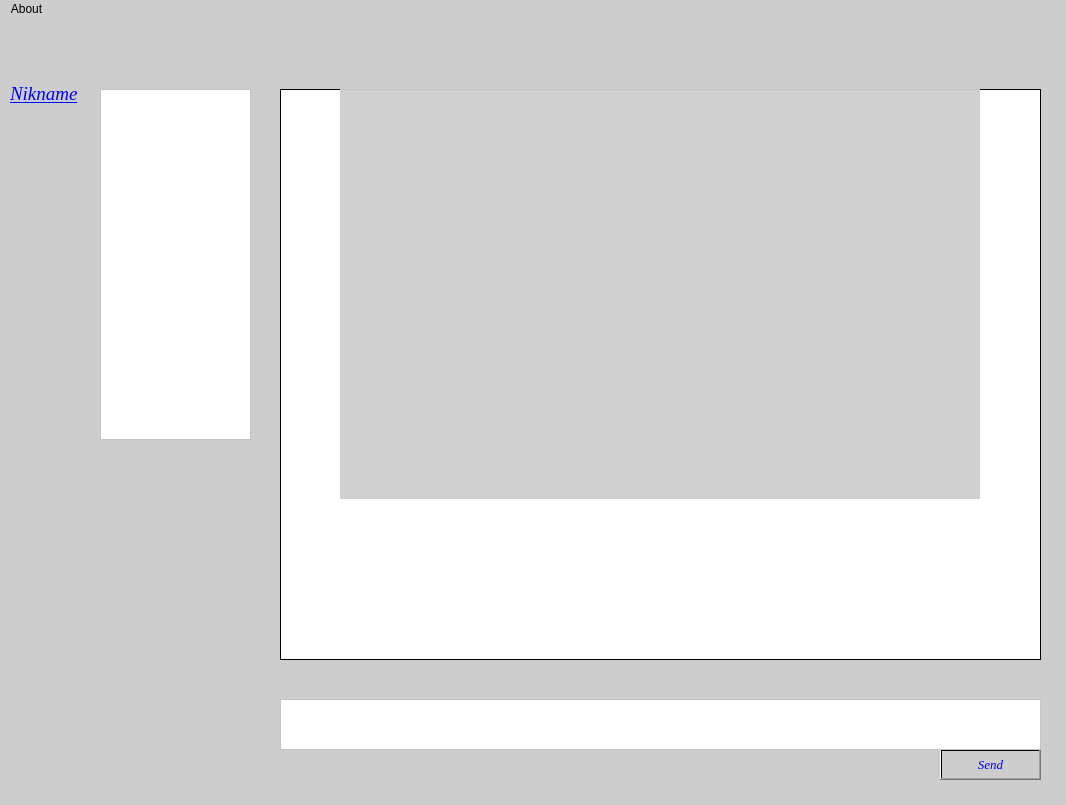
<?xml version="1.0" encoding="UTF-8"?>
<ui version="4.0">
 <class>MainWindow</class>
 <widget class="QMainWindow" name="MainWindow">
  <property name="geometry">
   <rect>
    <x>0</x>
    <y>0</y>
    <width>1066</width>
    <height>805</height>
   </rect>
  </property>
  <property name="minimumSize">
   <size>
    <width>1066</width>
    <height>805</height>
   </size>
  </property>
  <property name="font">
   <font>
    <weight>75</weight>
    <italic>true</italic>
    <bold>true</bold>
    <strikeout>false</strikeout>
   </font>
  </property>
  <property name="mouseTracking">
   <bool>false</bool>
  </property>
  <property name="focusPolicy">
   <enum>Qt::StrongFocus</enum>
  </property>
  <property name="windowTitle">
   <string>Chat</string>
  </property>
  <property name="autoFillBackground">
   <bool>false</bool>
  </property>
  <property name="styleSheet">
   <string notr="true">background-color: qlineargradient(spread:pad, x1:0, y1:0, x2:1, y2:0, stop:1 rgba(205, 205, 205, 241));</string>
  </property>
  <widget class="QWidget" name="centralwidget">
   <widget class="QPlainTextEdit" name="plainTextEdit">
    <property name="geometry">
     <rect>
      <x>280</x>
      <y>70</y>
      <width>761</width>
      <height>571</height>
     </rect>
    </property>
    <property name="font">
     <font>
      <family>Times New Roman</family>
      <pointsize>12</pointsize>
      <weight>75</weight>
      <italic>true</italic>
      <bold>true</bold>
     </font>
    </property>
    <property name="styleSheet">
     <string notr="true">background-color: qlineargradient(spread:pad, x1:0, y1:0, x2:1, y2:0, stop:0 rgba(255, 255, 255, 255), stop:1 rgba(255, 255, 255, 255));
border-color: qlineargradient(spread:pad, x1:0, y1:0, x2:1, y2:0, stop:0 rgba(122, 90, 239, 255), stop:1 rgba(255, 255, 255, 255));</string>
    </property>
    <property name="readOnly">
     <bool>true</bool>
    </property>
   </widget>
   <widget class="QPushButton" name="sendButton">
    <property name="geometry">
     <rect>
      <x>940</x>
      <y>730</y>
      <width>101</width>
      <height>31</height>
     </rect>
    </property>
    <property name="font">
     <font>
      <family>Times New Roman</family>
      <pointsize>10</pointsize>
      <weight>50</weight>
      <italic>true</italic>
      <bold>false</bold>
     </font>
    </property>
    <property name="autoFillBackground">
     <bool>false</bool>
    </property>
    <property name="styleSheet">
     <string notr="true">
color: rgb(0, 0, 255);
font: italic 10pt &quot;Times New Roman&quot;;</string>
    </property>
    <property name="text">
     <string>Send</string>
    </property>
   </widget>
   <widget class="QPlainTextEdit" name="plainTextForSend">
    <property name="geometry">
     <rect>
      <x>280</x>
      <y>680</y>
      <width>761</width>
      <height>51</height>
     </rect>
    </property>
    <property name="font">
     <font>
      <weight>50</weight>
      <italic>false</italic>
      <bold>false</bold>
     </font>
    </property>
    <property name="styleSheet">
     <string notr="true">background-color: rgb(255, 255, 255);
border-color: rgb(0, 0, 255);</string>
    </property>
   </widget>
   <widget class="QLabel" name="label">
    <property name="enabled">
     <bool>true</bool>
    </property>
    <property name="geometry">
     <rect>
      <x>340</x>
      <y>0</y>
      <width>640</width>
      <height>480</height>
     </rect>
    </property>
    <property name="autoFillBackground">
     <bool>false</bool>
    </property>
    <property name="text">
     <string/>
    </property>
    <property name="wordWrap">
     <bool>false</bool>
    </property>
   </widget>
   <widget class="QPushButton" name="videoButton">
    <property name="geometry">
     <rect>
      <x>860</x>
      <y>0</y>
      <width>41</width>
      <height>31</height>
     </rect>
    </property>
    <property name="text">
     <string/>
    </property>
    <property name="icon">
     <iconset>
      <selectedon>images/Play.png</selectedon>
     </iconset>
    </property>
    <property name="iconSize">
     <size>
      <width>30</width>
      <height>30</height>
     </size>
    </property>
    <property name="checkable">
     <bool>false</bool>
    </property>
    <property name="default">
     <bool>false</bool>
    </property>
    <property name="flat">
     <bool>true</bool>
    </property>
   </widget>
   <widget class="QPushButton" name="stopVideoButton">
    <property name="enabled">
     <bool>false</bool>
    </property>
    <property name="geometry">
     <rect>
      <x>940</x>
      <y>0</y>
      <width>41</width>
      <height>31</height>
     </rect>
    </property>
    <property name="text">
     <string/>
    </property>
    <property name="icon">
     <iconset>
      <selectedon>images/Stop.png</selectedon>
     </iconset>
    </property>
    <property name="iconSize">
     <size>
      <width>30</width>
      <height>30</height>
     </size>
    </property>
    <property name="flat">
     <bool>true</bool>
    </property>
   </widget>
   <widget class="QLabel" name="nameLabel">
    <property name="geometry">
     <rect>
      <x>10</x>
      <y>60</y>
      <width>131</width>
      <height>31</height>
     </rect>
    </property>
    <property name="font">
     <font>
      <family>Times New Roman</family>
      <pointsize>14</pointsize>
      <weight>75</weight>
      <italic>true</italic>
      <bold>true</bold>
     </font>
    </property>
    <property name="styleSheet">
     <string notr="true">color: rgb(0, 0, 255);</string>
    </property>
    <property name="text">
     <string>&lt;html&gt;&lt;head/&gt;&lt;body&gt;&lt;p&gt;&lt;span style=&quot; font-weight:400; text-decoration: underline;&quot;&gt;Nikname&lt;/span&gt;&lt;/p&gt;&lt;/body&gt;&lt;/html&gt;</string>
    </property>
   </widget>
   <widget class="QPushButton" name="audioButton">
    <property name="geometry">
     <rect>
      <x>900</x>
      <y>0</y>
      <width>41</width>
      <height>31</height>
     </rect>
    </property>
    <property name="text">
     <string/>
    </property>
    <property name="icon">
     <iconset>
      <normaloff>images/microphone.png</normaloff>images/microphone.png</iconset>
    </property>
    <property name="iconSize">
     <size>
      <width>30</width>
      <height>30</height>
     </size>
    </property>
    <property name="flat">
     <bool>true</bool>
    </property>
   </widget>
   <widget class="QListWidget" name="clientsList">
    <property name="geometry">
     <rect>
      <x>100</x>
      <y>70</y>
      <width>151</width>
      <height>351</height>
     </rect>
    </property>
    <property name="styleSheet">
     <string notr="true">background-color: rgb(255, 255, 255);</string>
    </property>
   </widget>
   <widget class="QPushButton" name="settingsButton">
    <property name="enabled">
     <bool>true</bool>
    </property>
    <property name="geometry">
     <rect>
      <x>1000</x>
      <y>0</y>
      <width>41</width>
      <height>31</height>
     </rect>
    </property>
    <property name="text">
     <string/>
    </property>
    <property name="icon">
     <iconset>
      <selectedon>images/Stop.png</selectedon>
     </iconset>
    </property>
    <property name="iconSize">
     <size>
      <width>30</width>
      <height>30</height>
     </size>
    </property>
    <property name="flat">
     <bool>true</bool>
    </property>
   </widget>
  </widget>
  <widget class="QStatusBar" name="statusbar"/>
  <widget class="QMenuBar" name="menuBar">
   <property name="geometry">
    <rect>
     <x>0</x>
     <y>0</y>
     <width>1066</width>
     <height>21</height>
    </rect>
   </property>
   <widget class="QMenu" name="menuAbout">
    <property name="title">
     <string>About</string>
    </property>
   </widget>
   <addaction name="menuAbout"/>
  </widget>
  <action name="actionLogin">
   <property name="text">
    <string>Login</string>
   </property>
  </action>
 </widget>
 <resources/>
 <connections/>
</ui>
